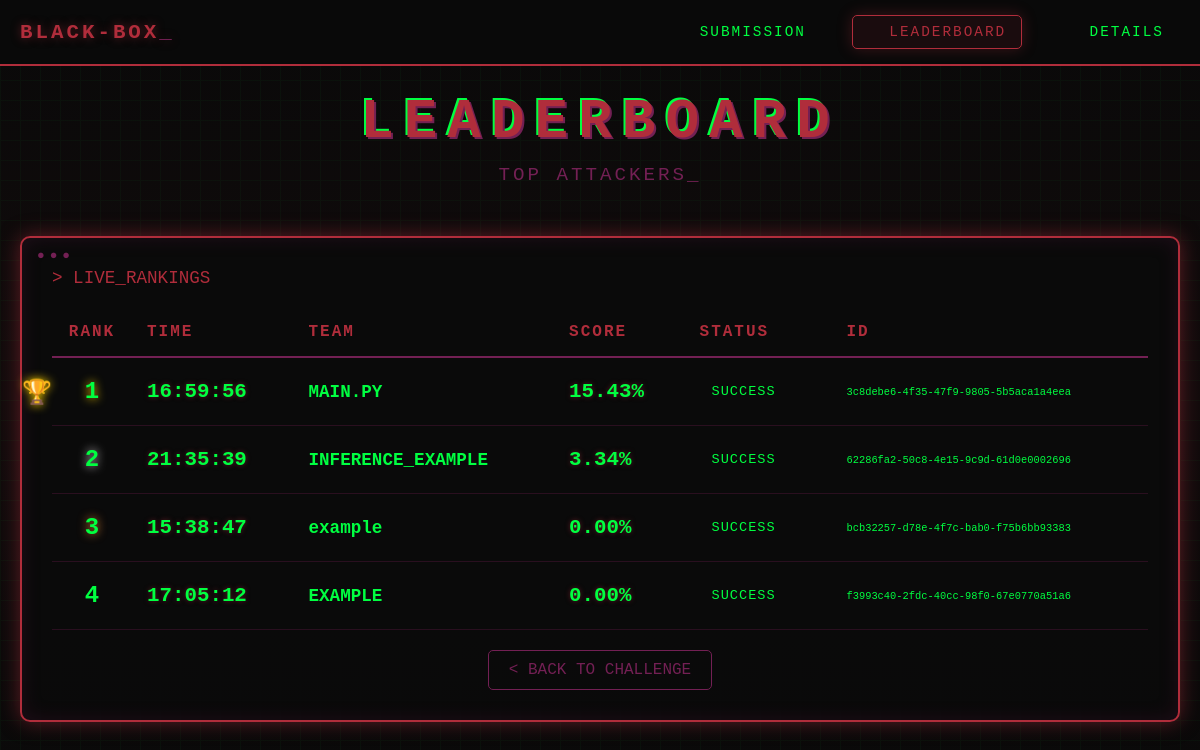
Page /exposed/leaderboard on the earlier database version.
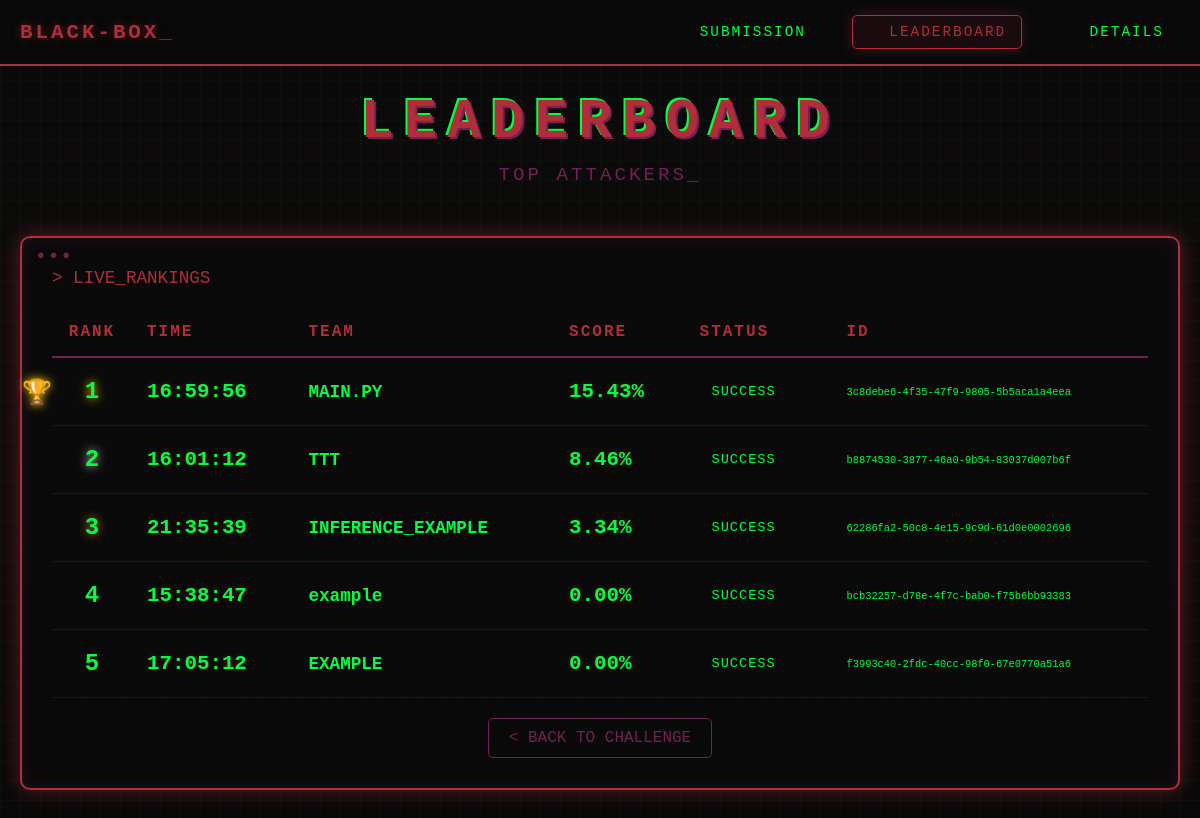
Same page on the later database version.
### src/db.py (models this page shows)
class Submit(SQLModel, table=True):
    id : str = Field(primary_key=True)
    team : str = Field()
    score : Optional[float] = Field()
    status : str = Field()
    reason : Optional[str] = Field()
    created_at: datetime = Field(
        sa_column=Column(DateTime(timezone=True), server_default=func.now())
    )

### src/main.py (the view)
@public_router.get("/leaderboard", response_class=HTMLResponse)
def leaderboard(
    request : Request,
    session : SessionDep
):
    SubmitInner = aliased(Submit)
    subq = (
        select(SubmitInner.id)
        .where(
            SubmitInner.team == Submit.team,
            SubmitInner.status == "SUCCESS",
            SubmitInner.score.is_not(None)
        )
        .order_by(
            SubmitInner.score.desc(),
            SubmitInner.created_at.asc()
        )
        .limit(1)
        .correlate(Submit)
        .scalar_subquery()
    )
    rank_col = func.rank().over(
        order_by=[
            Submit.score.desc(),
            Submit.created_at.asc()
        ]
    )
    query = (
        select(Submit, rank_col.label("rank"))
        .where(Submit.id == subq)
        .order_by("rank")
    )
    results = session.exec(query).all()
    entries = [
        {
            "id" : result.id,
            "team" : result.team,
            "hour" : result.created_at.strftime("%H:%M:%S"),
            "score" : result.score if result.score is not None else 0.0,
            "status" : result.status,
            "reason" : result.reason,
            "rank" : rank
        }
        for result, rank in results
    ]
    return templates.TemplateResponse(
        request=request,
        name="leaderboard.html",
        context={
            "entries" : entries,
            "queue_size" : job_queue.qsize(),
        }
    )

### templates/leaderboard.html (shortened to what this page needs)
<!DOCTYPE html>
<html lang="en">
<head>
    <link rel="stylesheet" href="/public/style.css">
</head>
<body>
    <nav class="navbar">
        <div class="nav-container">
            <div class="nav-logo">BLACK-BOX<span style="color: #732054;">_</span></div>
            <div class="nav-links">
                <a href="/exposed" class="nav-link">SUBMISSION</a>
                <a href="/exposed/leaderboard" class="nav-link active">LEADERBOARD</a>
                <a href="/exposed/details" class="nav-link">DETAILS</a>
            </div>
        </div>
    </nav>
    <div class="container container-lg">
        <div class="header">
            <h1 class="glitch">LEADERBOARD</h1>
            <p class="subtitle">TOP ATTACKERS<span class="blink">_</span></p>
        </div>
        <div class="terminal">
            <div class="command-line">&gt; LIVE_RANKINGS</div>
            <table class="leaderboard-table">
                <thead>
                    <tr>
                        <th>RANK</th>
                        <th>TIME</th>
                        <th>TEAM</th>
                        <th>SCORE</th>
                        <th>STATUS</th>
                        <th>ID</th>
                    </tr>
                </thead>
                <tbody id="leaderboardBody">
                    {% for entry in entries %}
                        <tr>
                            <td class="rank rank-{{entry.rank}}">{{entry.rank}}</td>
                            <td class="score">{{entry.hour}}</td>
                            <td class="team-name">{{entry.team}}</td>
                            <td class="score">{{"%.2f"|format(100 * entry.score)}}%</td>
                            <td><span class="status">{{entry.status}}</span></td>
                            <td class="submission-id">{{entry.id}}</td>
                        </tr>
                    {% endfor %}
                </tbody>
            </table>
            <div style="text-align: center;">
                <a href="/" class="back-link">&lt; BACK TO CHALLENGE</a>
            </div>
        </div>
    </div>
</body>
</html>

### public/style.css (style rules this page uses)
* { margin: 0; padding: 0; box-sizing: border-box; }
body { font-family: 'Courier New', monospace; background: #0a0a0a; color: #00ff41; overflow-x: hidden; min-height: 100vh; padding: 90px 20px 40px 20px; position: relative; }
.container { position: relative; z-index: 2; margin: 0 auto; }
.container.container-lg { max-width: 1200px; }
.header { text-align: center; margin-bottom: 50px; }
.glitch { font-size: 3.5em; font-weight: bold; text-transform: uppercase; position: relative; color: #B02D3B; letter-spacing: 10px; animation: glitch 3s infinite; text-shadow: 2px 2px #732054, -2px -2px #00ff41; margin-bottom: 10px; }
.subtitle { color: #732054; font-size: 1.2em; letter-spacing: 3px; }
.terminal { background: rgba(10, 10, 10, 0.9); border: 2px solid #B02D3B; border-radius: 10px; padding: 30px; box-shadow: 0 0 20px rgba(176, 45, 59, 0.5), inset 0 0 20px rgba(115, 32, 84, 0.2); position: relative; margin-bottom: 30px; }
.terminal::before { content: '●●●'; position: absolute; top: 10px; left: 15px; color: #732054; font-size: 0.8em; letter-spacing: 5px; }
.command-line { color: #B02D3B; margin-bottom: 20px; font-size: 1.1em; }
.navbar { position: fixed; top: 0; left: 0; width: 100%; background: rgba(10, 10, 10, 0.95); border-bottom: 2px solid #B02D3B; z-index: 1000; backdrop-filter: blur(10px); }
.nav-container { max-width: 1200px; margin: 0 auto; padding: 15px 20px; display: flex; justify-content: space-between; align-items: center; }
.nav-logo { font-size: 1.3em; font-weight: bold; color: #B02D3B; letter-spacing: 3px; text-shadow: 0 0 10px rgba(176, 45, 59, 0.5); }
.nav-links { display: flex; gap: 30px; }
.nav-link { color: #00ff41; text-decoration: none; padding: 8px 15px; border: 1px solid transparent; border-radius: 5px; transition: all 0.3s ease; font-size: 0.9em; letter-spacing: 2px; position: relative; }
.nav-link::before { content: '> '; opacity: 0; transition: opacity 0.3s ease; }
.nav-link.active { color: #B02D3B; border-color: #B02D3B; background: rgba(176, 45, 59, 0.1); box-shadow: 0 0 15px rgba(176, 45, 59, 0.3); }
.blink { animation: blink 1s step-start infinite; }

### templates/leaderboard.html (style rules this page uses)
.leaderboard-table { width: 100%; border-collapse: collapse; }
.leaderboard-table thead { border-bottom: 2px solid #732054; }
.leaderboard-table th { color: #B02D3B; text-align: left; padding: 15px; font-size: 1em; text-transform: uppercase; letter-spacing: 2px; }
.leaderboard-table th:first-child { width: 80px; text-align: center; }
.leaderboard-table tbody tr { border-bottom: 1px solid rgba(115, 32, 84, 0.3); transition: all 0.3s ease; }
.leaderboard-table td { padding: 20px 15px; color: #00ff41; }
.rank { text-align: center; font-size: 1.5em; font-weight: bold; position: relative; }
.rank-1 { color: #FFD700; text-shadow: 0 0 10px #FFD700; }
.rank-2 { color: #C0C0C0; text-shadow: 0 0 10px #C0C0C0; }
.rank-3 { color: #CD7F32; text-shadow: 0 0 10px #CD7F32; }
.rank-1::before { content: '🏆'; position: absolute; left: -30px; animation: bounce 2s infinite; }
.team-name { font-size: 1.1em; font-weight: bold; color: #ffffff; }
.score { font-size: 1.3em; font-weight: bold; color: #B02D3B; text-shadow: 0 0 5px rgba(176, 45, 59, 0.5); }
.status { padding: 5px 12px; border-radius: 3px; font-size: 0.85em; display: inline-block; text-transform: uppercase; letter-spacing: 1px; }
.submission-id { color: #666; font-size: 0.8em; font-family: monospace; }
.back-link { display: inline-block; color: #732054; text-decoration: none; padding: 10px 20px; border: 1px solid #732054; border-radius: 5px; margin-top: 20px; transition: all 0.3s ease; }

Differences in the rows shown:
added Submit: rank "2", hour "16:01:12", team "TTT", 100*entry.score "8.46", status "SUCCESS", id "b8874530-3877-46a0-9b54-83037d007b6f"
computed for Submit "INFERENCE_EXAMPLE": rank "2" → "3"
computed for Submit "example": rank "3" → "4"
computed for Submit "EXAMPLE": rank "4" → "5"
